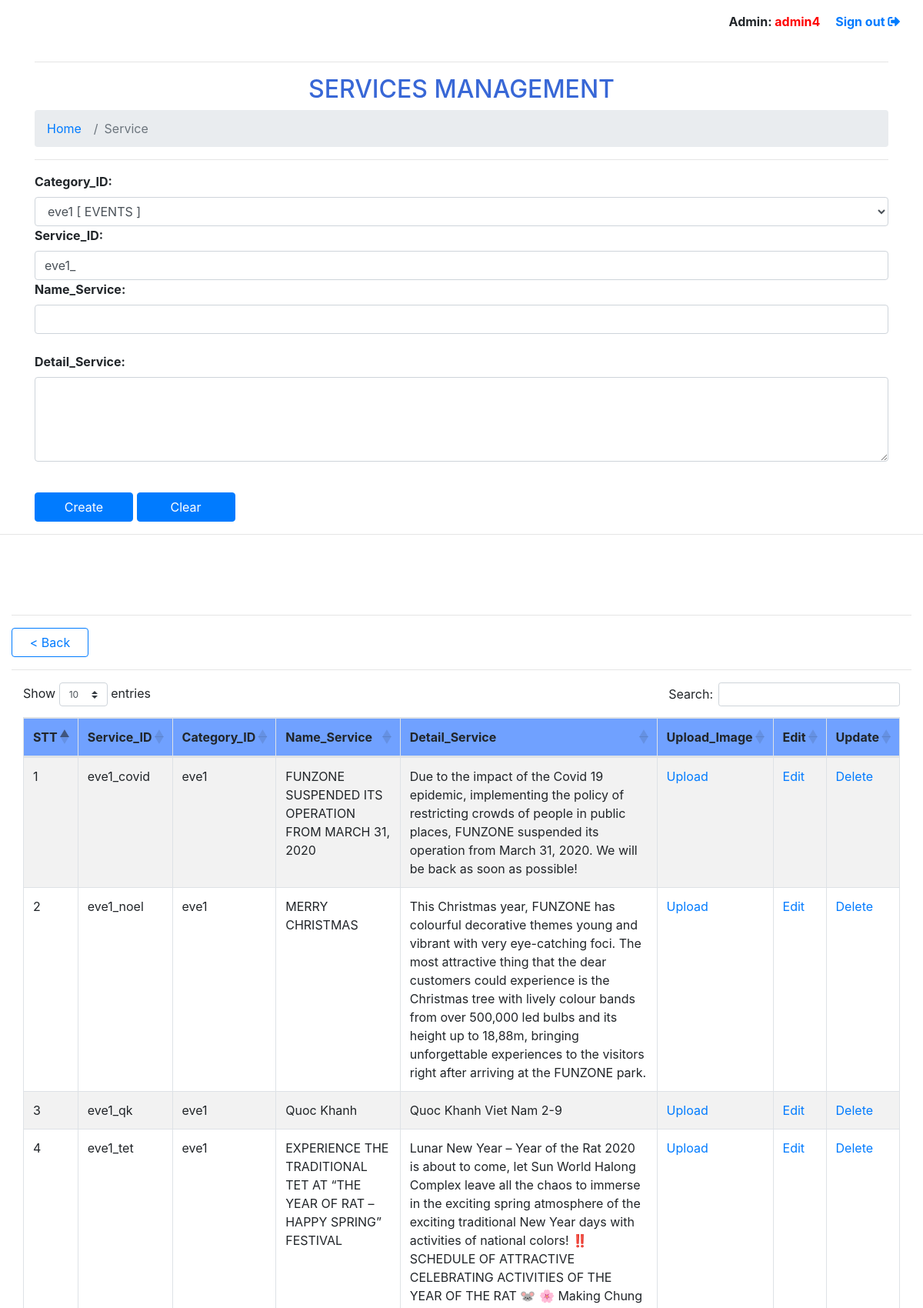
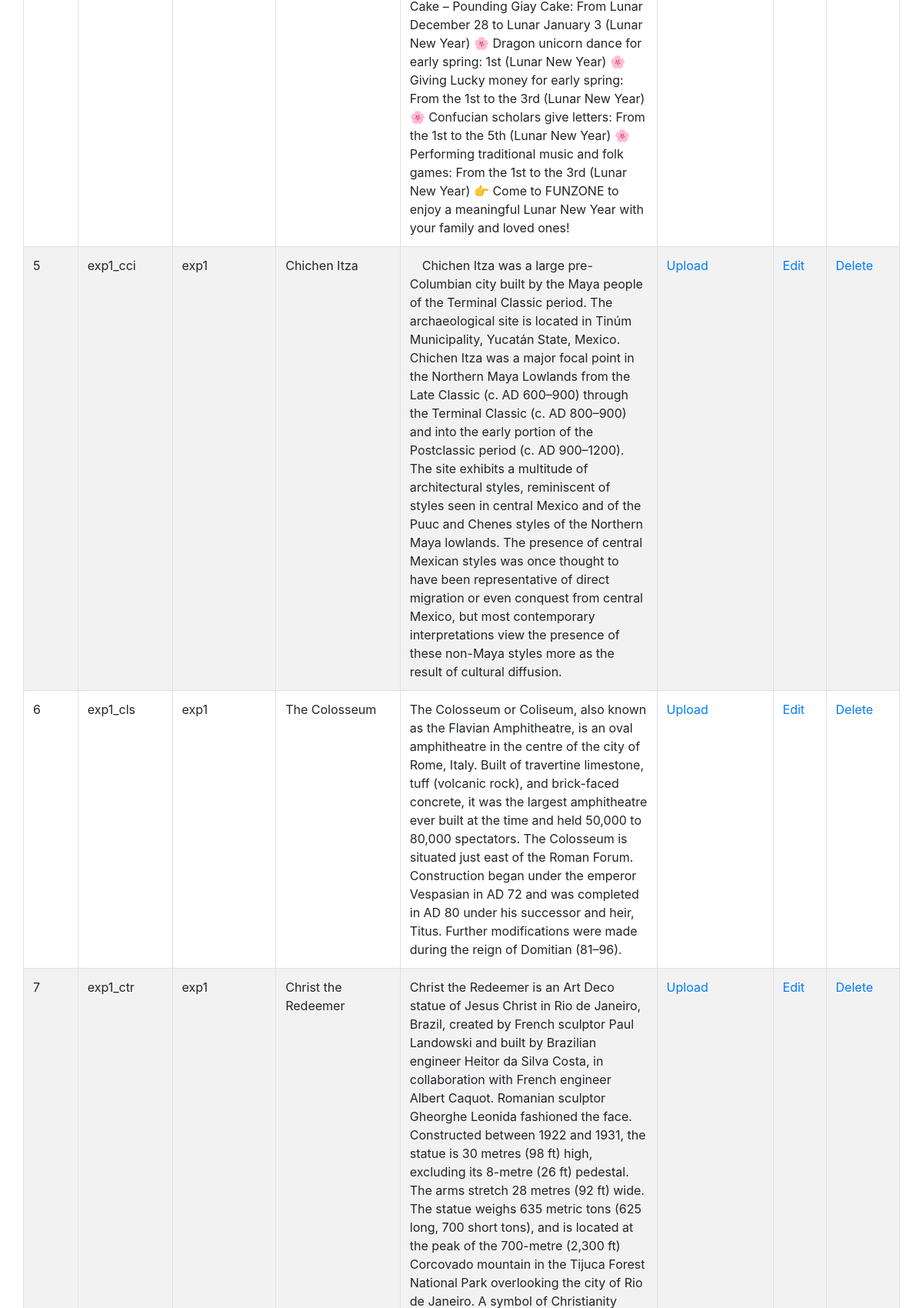
The app's page /SourceCode/Funzone/fzManage/service/service.php (signed in, upper part) with its own data (2 pictures, top to bottom).
### tables this page shows
CREATE TABLE IF NOT EXISTS `service` (
  `s_id` varchar(20) NOT NULL,
  `c_id` varchar(20) DEFAULT NULL,
  `name_service` varchar(100) DEFAULT NULL,
  `detail_service` longtext DEFAULT NULL,
  PRIMARY KEY (`s_id`),
  KEY `c_id` (`c_id`),
  CONSTRAINT `service_ibfk_1` FOREIGN KEY (`c_id`) REFERENCES `category` (`c_id`)
);

### SourceCode/Funzone/fzManage/service/lib/db_service.php (called while the page is built, shortened)
<?php
function db_connect() {
    $connection = mysqli_connect(DB_SERVER, DB_USER, DB_PASS, DB_NAME);
    return $connection;
}
$db = db_connect();
function confirm_query_result($result){
    global $db;
    if (!$result){
        echo mysqli_error($db);
        db_disconnect($db);
        exit;
    } else {
        return $result;
    }
}
function get_all_categories(){
    global $db;
    $sql = "SELECT * FROM `category` ";
    $result = mysqli_query($db, $sql);
    return confirm_query_result($result);
}
function get_all_services(){
    global $db;
    $sql = "SELECT * FROM `service` ORDER BY s_id ";
    $result = mysqli_query($db, $sql);
    return confirm_query_result($result);
}
?>

### SourceCode/Funzone/fzManage/service/service.php (the view, shortened to what this page needs)
<?php
require_once('lib/db_service.php');
$stt = 0;
?>
<!DOCTYPE html>
<html lang="en">
<head>
    <link rel="stylesheet" href="../Bootstrap/css/bootstrap.css">
    <link href="https://use.fontawesome.com/releases/v5.0.4/css/all.css" rel="stylesheet">
    <link rel="stylesheet" href="https://cdnjs.cloudflare.com/ajax/libs/twitter-bootstrap/4.1.3/css/bootstrap.css">
    <link rel="stylesheet" href="https://cdn.datatables.net/1.10.21/css/dataTables.bootstrap4.min.css">
</head>
<body>
<?php include('lib/user.php'); ?>
    <br><br>
    <div class="container">
    <hr>
        <h2 style="text-align: center; color: #3867d6">SERVICES MANAGEMENT</h2>
        <nav aria-label="breadcrumb">
            <ol class="breadcrumb">
                <li class="breadcrumb-item"><a href="../manager.php">Home</a></li>
                <li class="breadcrumb-item active" aria-current="page">Service</li>
            </ol>
        </nav>
    <hr>
    </div>
    <div class="container">
        <form action="<?php echo $_SERVER["PHP_SELF"];?>" method="post">
            <div class="form-group">
                <label for="" style="margin-right: 105px;">Category_ID: </label>
                <select name="c_id" id="c_id" class="form-control">
                    <?php
                        $categories = get_all_categories();
                        $count = mysqli_num_rows($categories);
                        for ($i = 0; $i < $count; $i++):
                            $category = mysqli_fetch_assoc($categories);
                    ?>
                        <option value="<?php echo $category['c_id'] ?>"><?php echo $category['c_id'] .' [ '. $category['name_category'] . ' ] ' ?></option>
                    <?php
                        endfor;
                    ?>
                </select>
                <label for="" style="margin-right: 105px;">Service_ID: </label>
                <input type="text" class="form-control" name="s_id" id="s_id" required>
                <label for="" style="margin-right: 15px;">Name_Service: </label>
                <input type="text" name="name_service" id="name_service" class="form-control" required>
                <br>
                <label for="" >Detail_Service: </label>
                <textarea name="detail_service" id="detail_service" class="form-control" rows="4" cols="50"></textarea>
                <br>
            </div>
                <input type="submit" class="btn btn-primary" value="Create" >
                <input type="reset" class="btn btn-primary" value="Clear" >
        </form>
    </div>
    <hr>
    <div class="container-fluid">
        <br> <br> <br>
        <hr>
        <a href="../manager.php"><button type="button" class="btn btn-outline-primary" style="width: 100px;">< Back</button></a>
        <hr>
    </div>
    <div class="container-fluid">
            <div class="col-md-12">
            <table id="table-serv" class="table table-bordered table-striped">
                <thead>
                    <tr>
                        <th>STT</th>
                        <th>Service_ID</th>
                        <th>Category_ID</th>
                        <th>Name_Service</th>
                        <th>Detail_Service</th>
                        <th>Upload_Image</th>
                        <th>Edit</th>
                        <th>Update</th>
                    </tr>
                </thead>
                <tbody>
                    <?php
                        $services = get_all_services();
                        $count = mysqli_num_rows($services);
                        for ($i = 0; $i < $count; $i++):
                            $service = mysqli_fetch_assoc($services);
                            $stt = $stt+1;
                    ?>
                        <tr>
                            <td><?php echo $stt?></td>
                            <td><?php echo $service['s_id'] ?></td>
                            <td><?php echo $service['c_id'] ?></td>
                            <td><?php echo $service['name_service']; ?></td>
                            <td><?php echo $service['detail_service']; ?></td>
                            <td ><a href="../image/image.php">Upload</a></td>
                            <td ><a href="<?php echo 'edit.php?id='.$service['s_id']; ?>">Edit</a></td>
                            <td><a href="<?php echo 'delete.php?id='.$service['s_id']; ?>">Delete</a></td>
                        </tr>
                    <?php
                        endfor;
                    ?>
                </tbody>
            </table>
            </div>
        </div>
</body>
</html>

### SourceCode/Funzone/fzManage/service/service.php (style rules this page uses)
label { font-weight: bold; }
table { width: 100%; border-collapse: collapse; }
table tr th { border-top: solid 1px black; background-color: #70a1ff; padding-left: 5px; vertical-align: top; }
button, input[type=submit], input[type=reset] { width: 128px; }

### records on screen
service: s_id "eve1_covid", c "eve1", name_service "FUNZONE SUSPENDED ITS OPERATION FROM MARCH 31, 2020", detail_service "Due to the impact of the Covid 19 epidemic, implementing the policy of restricting crowds of people in public places, FUNZONE suspended its operation from March 31, 2020. We will be back as soon as possible!"
service: s_id "eve1_noel", c "eve1", name_service "MERRY CHRISTMAS", detail_service "This Christmas year, FUNZONE has colourful decorative themes young and vibrant with very eye-catching foci. The most attractive thing that the dear customers could experience is the Christmas tree with lively colour bands from over 500,000 led bulbs and its height up to 18,88m, bringing unforgettable experiences to the visitors right after arriving at the FUNZONE park."
service: s_id "eve1_qk", c "eve1", name_service "Quoc Khanh", detail_service "Quoc Khanh Viet Nam 2-9"
service: s_id "eve1_tet", c "eve1", name_service "EXPERIENCE THE TRADITIONAL TET AT “THE YEAR OF RAT – HAPPY SPRING” FESTIVAL", detail_service "Lunar New Year – Year of the Rat 2020 is about to come, let Sun World Halong Complex leave all the chaos to immerse in the exciting spring atmosphere of the exciting traditional New Year days with activities of national colors! ‼️ SCHEDULE OF ATTRACTIVE CELEBRATING ACTIVITIES OF THE YEAR OF THE RAT 🐭 🌸 Making Chung Cake – Pounding Giay Cake: From Lunar December 28 to Lunar January 3 (Lunar New Year) 🌸 Dragon unicorn dance for early spring: 1st (Lunar New Year) 🌸 Giving Lucky money for early spring: From the 1st to the 3rd (Lunar New Year) 🌸 Confucian scholars give letters: From the 1st to the 5th (Lunar New Year) 🌸 Performing traditional music and folk games: From the 1st to the 3rd (Lunar…"
service: s_id "exp1_cci", c "exp1", name_service "Chichen Itza", detail_service "Chichen Itza was a large pre-Columbian city built by the Maya people of the Terminal Classic period. The archaeological site is located in Tinúm Municipality, Yucatán State, Mexico. Chichen Itza was a major focal point in the Northern Maya Lowlands from the Late Classic (c. AD 600–900) through the Terminal Classic (c. AD 800–900) and into the early portion of the Postclassic period (c. AD 900–1200). The site exhibits a multitude of architectural styles, reminiscent of styles seen in central Mexico and of the Puuc and Chenes styles of the Northern Maya lowlands. The presence of central Mexican styles was once thought to have been representative of direct migration or even conquest from…"
service: s_id "exp1_cls", c "exp1", name_service "The Colosseum", detail_service "The Colosseum or Coliseum, also known as the Flavian Amphitheatre, is an oval amphitheatre in the centre of the city of Rome, Italy. Built of travertine limestone, tuff (volcanic rock), and brick-faced concrete, it was the largest amphitheatre ever built at the time and held 50,000 to 80,000 spectators. The Colosseum is situated just east of the Roman Forum. Construction began under the emperor Vespasian in AD 72 and was completed in AD 80 under his successor and heir, Titus. Further modifications were made during the reign of Domitian (81–96)."
service: s_id "exp1_ctr", c "exp1", name_service "Christ the Redeemer"

### other values on screen
$_SESSION['admin'] "admin4"
form field c_id "eve1 [ EVENTS ]"
